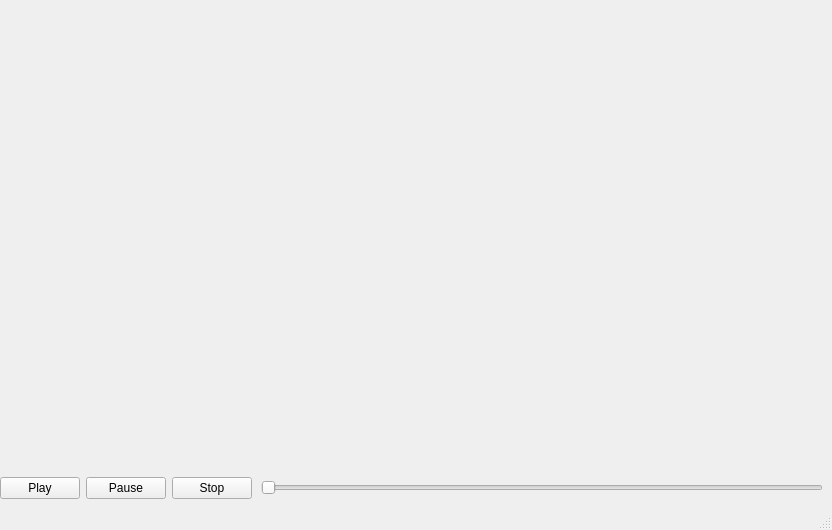
<?xml version="1.0" encoding="UTF-8"?>
<ui version="4.0">
 <class>MainWindow</class>
 <widget class="QMainWindow" name="MainWindow">
  <property name="geometry">
   <rect>
    <x>0</x>
    <y>0</y>
    <width>832</width>
    <height>530</height>
   </rect>
  </property>
  <property name="windowTitle">
   <string>MainWindow</string>
  </property>
  <widget class="QWidget" name="centralwidget">
   <layout class="QVBoxLayout" name="verticalLayout">
    <property name="spacing">
     <number>0</number>
    </property>
    <property name="leftMargin">
     <number>0</number>
    </property>
    <property name="topMargin">
     <number>0</number>
    </property>
    <property name="rightMargin">
     <number>0</number>
    </property>
    <property name="bottomMargin">
     <number>0</number>
    </property>
    <item>
     <widget class="QWidget" name="widget" native="true">
      <property name="sizePolicy">
       <sizepolicy hsizetype="Preferred" vsizetype="Expanding">
        <horstretch>0</horstretch>
        <verstretch>0</verstretch>
       </sizepolicy>
      </property>
      <layout class="QHBoxLayout" name="horizontalLayout">
       <item>
        <widget class="QWidget" name="videoWidget" native="true">
         <property name="sizePolicy">
          <sizepolicy hsizetype="Expanding" vsizetype="Preferred">
           <horstretch>0</horstretch>
           <verstretch>0</verstretch>
          </sizepolicy>
         </property>
        </widget>
       </item>
       <item>
        <widget class="QWidget" name="widget_4" native="true">
         <property name="sizePolicy">
          <sizepolicy hsizetype="Minimum" vsizetype="Preferred">
           <horstretch>0</horstretch>
           <verstretch>0</verstretch>
          </sizepolicy>
         </property>
         <property name="minimumSize">
          <size>
           <width>180</width>
           <height>0</height>
          </size>
         </property>
         <layout class="QHBoxLayout" name="horizontalLayout_2">
          <item>
           <widget class="QLabel" name="textWidget">
            <property name="text">
             <string/>
            </property>
           </widget>
          </item>
         </layout>
        </widget>
       </item>
      </layout>
     </widget>
    </item>
    <item>
     <widget class="QWidget" name="widget_2" native="true">
      <property name="sizePolicy">
       <sizepolicy hsizetype="Preferred" vsizetype="Minimum">
        <horstretch>0</horstretch>
        <verstretch>0</verstretch>
       </sizepolicy>
      </property>
      <property name="minimumSize">
       <size>
        <width>0</width>
        <height>40</height>
       </size>
      </property>
      <layout class="QHBoxLayout" name="horizontalLayout_3">
       <property name="spacing">
        <number>0</number>
       </property>
       <property name="leftMargin">
        <number>0</number>
       </property>
       <property name="topMargin">
        <number>0</number>
       </property>
       <property name="rightMargin">
        <number>0</number>
       </property>
       <property name="bottomMargin">
        <number>0</number>
       </property>
       <item>
        <widget class="QWidget" name="widget_3" native="true">
         <property name="sizePolicy">
          <sizepolicy hsizetype="Minimum" vsizetype="Preferred">
           <horstretch>0</horstretch>
           <verstretch>0</verstretch>
          </sizepolicy>
         </property>
         <property name="minimumSize">
          <size>
           <width>80</width>
           <height>0</height>
          </size>
         </property>
         <layout class="QHBoxLayout" name="horizontalLayout_4">
          <property name="leftMargin">
           <number>0</number>
          </property>
          <property name="topMargin">
           <number>0</number>
          </property>
          <property name="rightMargin">
           <number>0</number>
          </property>
          <property name="bottomMargin">
           <number>0</number>
          </property>
          <item>
           <widget class="QPushButton" name="playButton">
            <property name="text">
             <string>Play</string>
            </property>
           </widget>
          </item>
          <item>
           <widget class="QPushButton" name="pauseButton">
            <property name="text">
             <string>Pause</string>
            </property>
           </widget>
          </item>
          <item>
           <widget class="QPushButton" name="stopButton">
            <property name="text">
             <string>Stop</string>
            </property>
           </widget>
          </item>
         </layout>
        </widget>
       </item>
       <item>
        <widget class="QWidget" name="widget_5" native="true">
         <property name="sizePolicy">
          <sizepolicy hsizetype="Expanding" vsizetype="Preferred">
           <horstretch>0</horstretch>
           <verstretch>0</verstretch>
          </sizepolicy>
         </property>
         <property name="minimumSize">
          <size>
           <width>0</width>
           <height>0</height>
          </size>
         </property>
         <layout class="QVBoxLayout" name="verticalLayout_2">
          <item>
           <widget class="QSlider" name="horizontalSlider">
            <property name="orientation">
             <enum>Qt::Horizontal</enum>
            </property>
           </widget>
          </item>
         </layout>
        </widget>
       </item>
      </layout>
     </widget>
    </item>
   </layout>
  </widget>
  <widget class="QMenuBar" name="menubar">
   <property name="geometry">
    <rect>
     <x>0</x>
     <y>0</y>
     <width>832</width>
     <height>22</height>
    </rect>
   </property>
  </widget>
  <widget class="QStatusBar" name="statusbar"/>
 </widget>
 <resources/>
 <connections/>
</ui>
